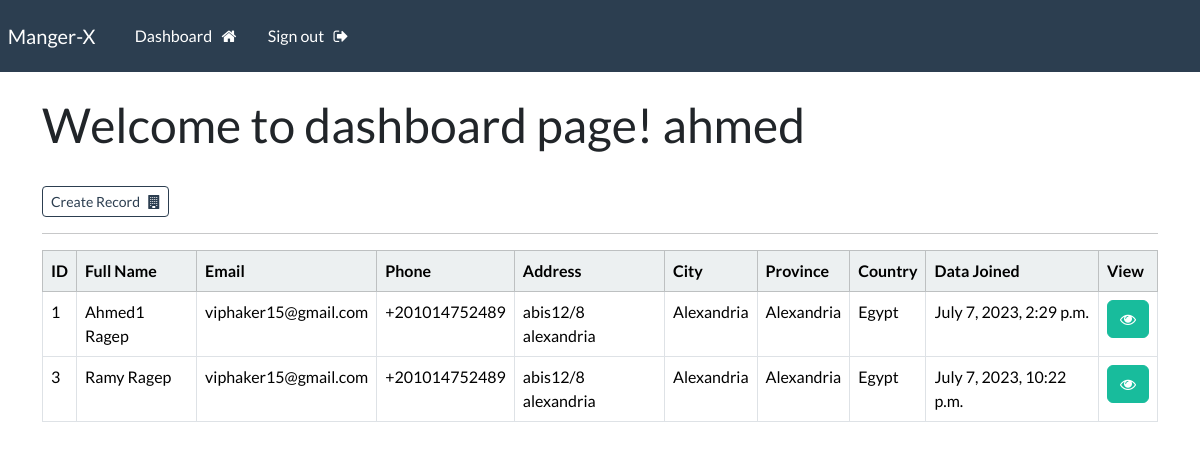
The page /dashboard (signed in) on the database its author committed.
### webapp/models.py (models this page shows, shortened)
class Record(models.Model):
    creation_date = models.DateTimeField(auto_now_add=True)
    firstname = models.CharField(max_length=200)
    lastname = models.CharField(max_length=200)
    email = models.CharField(max_length=200)
    phone = models.CharField(max_length=200)
    address = models.CharField(max_length=2100)
    city = models.CharField(max_length=200)
    province = models.CharField(max_length=200)
    country = models.CharField(max_length=200)

### webapp/views.py (the view)
# urls.py: path('dashboard', views.dashboard, name='dashboard'),
@login_required(login_url='webapp:login')
def dashboard(request):
    records = Record.objects.all()
    return render(request,'dashboard.html',{'records':records})

### webapp/templates/dashboard.html
{% extends 'base.html' %}
{% block content %}
  <h1>Welcome to dashboard page! {{user}}</h1>
  <br>
  <a class="btn btn-outline-primary btn-sm" href="{% url 'webapp:add_record' %}">Create Record &nbsp; <i class="fa fa-building" aria-hidden="true"></i></a>
  <hr>
  <table class="table table table-hover table-bordered">
    <thead class="table-light">
      <tr>
        <th scope="col">ID</th>
        <th scope="col">Full Name</th>
        <th scope="col">Email</th>
        <th scope="col">Phone</th>
        <th scope="col">Address</th>
        <th scope="col">City</th>
        <th scope="col">Province</th>
        <th scope="col">Country</th>
        <th scope="col">Data Joined</th>
        <th scope="col">View</th>
      </tr>
    </thead>
    <tbody>
      {% for records in records %}
        <tr>
          <td>{{records.id}}</td>
          <td>{{records.firstname|capfirst}} {{records.lastname|capfirst}}</td>
          <td>{{records.email}}</td>
          <td>{{records.phone}}</td>
          <td>{{records.address}}</td>
          <td>{{records.city|capfirst}}</td>
          <td>{{records.province}}</td>
          <td>{{records.country|capfirst}}</td>
          <td>{{records.creation_date}}</td>
          <td><a class="btn btn-success" href="{% url 'webapp:view_record' records.id %}"> <i class="fa fa-eye" aria-hidden="true"></i></a></td>
        </tr>
      {% endfor %}
    </tbody>
  </table>
{% endblock content %}

### templates/base.html (shortened to what this page needs)
{% load static %}
<!DOCTYPE html>
<html lang="en">
<head>
  <link rel="stylesheet" type="text/css" href="https://bootswatch.com/5/flatly/bootstrap.min.css">
  <link rel="stylesheet" type="text/css" href="{% static 'css/style.css' %}">
  <link rel="stylesheet" href="https://cdnjs.cloudflare.com/ajax/libs/font-awesome/4.7.0/css/font-awesome.min.css">
</head>
<body>
  {% include 'navbar.html' %}
  <div class="container">
    <br>
    {% block content %}
    {% endblock content %}
  </div>
</body>
</html>

### templates/navbar.html (shortened to what this page needs)
<nav class="navbar navbar-expand-lg navbar-dark bg-primary justify-content-center">
    <a class="navbar-brand main-heading" href="/">
      &nbsp; Manger-X
    </a>
      <div class="collapse navbar-collapse text-center" id="navbarNavDropdown">
        <ul class="navbar-nav mr-auto">
          {% if user.is_authenticated %}
            <li class="nav-item">
              <a class="nav-link" href="{% url 'webapp:dashboard' %}">Dashboard &nbsp; <i class="fa fa-home" aria-hidden="true"></i> </a>
            </li>
            <li class="nav-item">
              <a class="nav-link" href="{% url 'webapp:logout' %}">Sign out &nbsp; <i class="fa fa-sign-out" aria-hidden="true"></i> </a>
            </li>
        </ul>
        {% endif %}
      </div>
  </nav>

### rows shown on the page
Record: id "1", firstname "Ahmed1", lastname "Ragep", email "viphaker15@gmail.com", phone "+201014752489", address "abis12/8 alexandria", city "Alexandria", province "Alexandria", country "Egypt", creation_date "July 7, 2023, 2:29 p.m."
Record: id "3", firstname "Ramy", lastname "Ragep", email "viphaker15@gmail.com", phone "+201014752489", address "abis12/8 alexandria", city "Alexandria", province "Alexandria", country "Egypt", creation_date "July 7, 2023, 10:22 p.m."

### other values the page prints
{{ user }} "ahmed"
